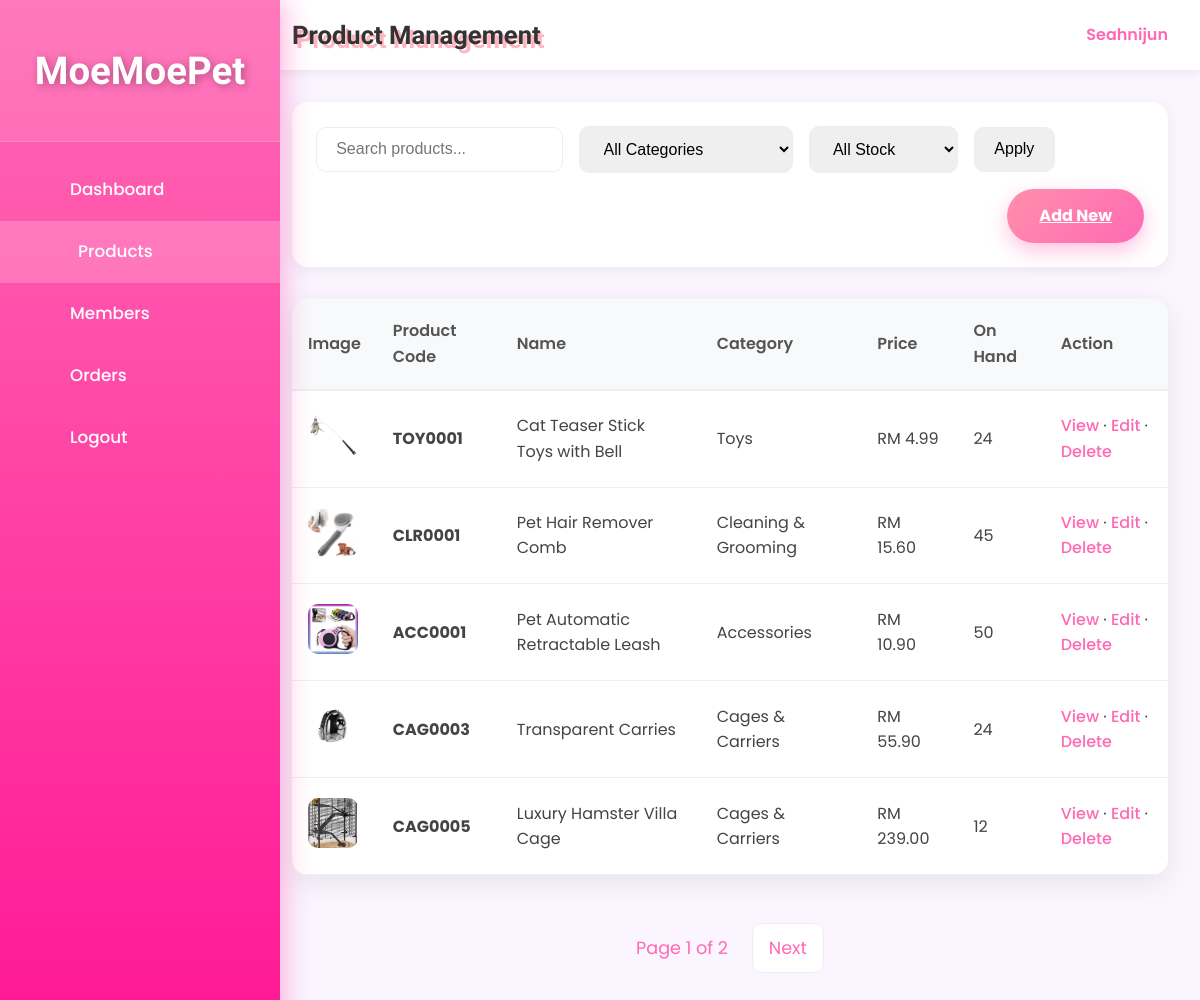
Before: /admin/product_list.php (signed in) with the older database file.
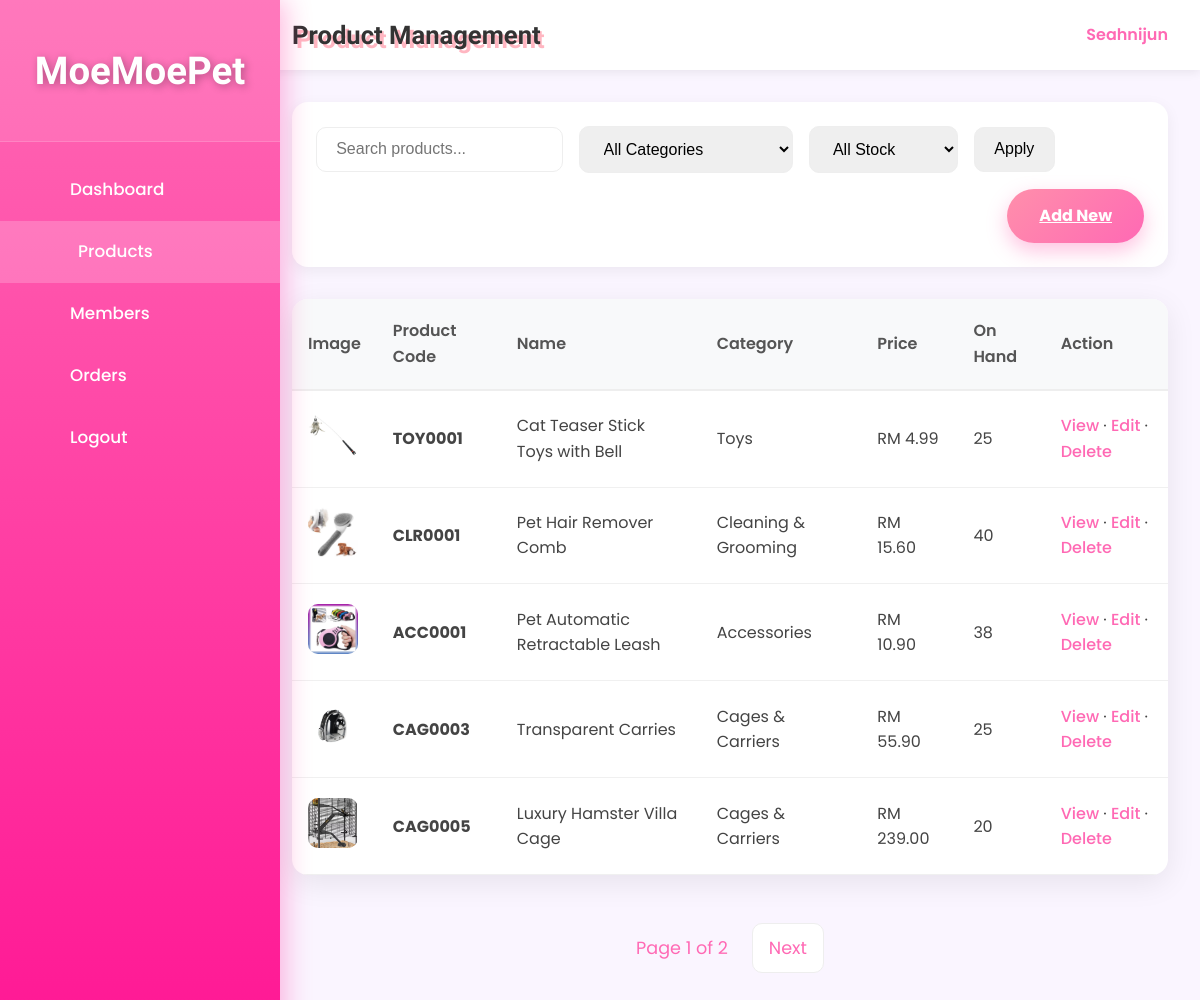
After: the same page with the newer database file.
### tables this page shows
CREATE TABLE `product` (
  `product_id` int(11) NOT NULL,
  `product_code` varchar(20) NOT NULL,
  `product_name` varchar(200) NOT NULL,
  `description` text DEFAULT NULL,
  `price` decimal(10,2) NOT NULL,
  `stock_quantity` int(11) DEFAULT 0,
  `category_id` int(11) NOT NULL,
  `is_active` tinyint(1) DEFAULT 1,
  `created_at` datetime DEFAULT current_timestamp(),
  `updated_at` datetime DEFAULT current_timestamp() ON UPDATE current_timestamp(),
  `photo_name` varchar(255) NOT NULL
);

CREATE TABLE `category` (
  `category_id` int(11) NOT NULL,
  `category_code` varchar(10) NOT NULL,
  `category_name` varchar(100) NOT NULL,
  `description` text DEFAULT NULL,
  `created_at` datetime DEFAULT current_timestamp()
);

### _base.php (called while the page is built, shortened)
<?php
function encode($value) {
    return htmlentities($value);
}
?>

### admin/product_list.php (the view, shortened to what the changed rows need)
<?php
require '../_base.php';
$page = max(1, (int)($_GET['page'] ?? 1));
$limit = (int)($_GET['limit'] ?? 5);
$offset = ($page - 1) * $limit;
$where = "WHERE p.is_active = 1";
$params = [];
$sql = "SELECT p.*, c.category_name, c.category_code
        FROM product p
        JOIN category c ON p.category_id = c.category_id
        $where
        ORDER BY p.created_at DESC
        LIMIT $limit OFFSET $offset";
$stmt = $_db->prepare($sql);
$stmt->execute($params);
$products = $stmt->fetchAll();
?>
<!DOCTYPE html>
<html lang="en">
<head>
    <link rel="stylesheet" href="/css/app.css">
</head>
<body>
<div class="admin-layout">
    <aside class="admin-sidebar">
        <div class="logo">
            <h2>MoeMoePet</h2>
        </div>
    </aside>
    <main class="admin-main">
        <header class="admin-header">
            <h1>Product Management</h1>
        </header>
        <div class="table-card">
            <table>
                <thead>
                    <tr>
                        <th>Image</th>
                        <th>Product Code</th>
                        <th>Name</th>
                        <th>Category</th>
                        <th>Price</th>
                        <th>On Hand</th>
                        <th>Action</th>
                    </tr>
                </thead>
                <tbody>
                    <?php foreach ($products as $p): ?>
                    <tr>
                        <td>
                            <?php if ($p->photo_name): ?>
                                <img src="../admin/uploads/products/<?= encode($p->photo_name) ?>" class="photo_name" alt="photo_name" style="width:50px;height:50px;object-fit:cover;border-radius:10px;">
                            <?php else: ?>
                                <div style="width:50px;height:50px;background:#f0f0f0;border-radius:10px;"></div>
                            <?php endif; ?>
                        </td>
                        <td><strong><?= encode($p->product_code) ?></strong></td>
                        <td><?= encode($p->product_name) ?></td>
                        <td><?= encode($p->category_name) ?></td>
                        <td>RM <?= number_format($p->price, 2) ?></td>
                        <td class="<?= $p->stock_quantity == 0 ? 'out-stock' : ($p->stock_quantity <= 10 ? 'low-stock' : '') ?>">
                            <?= $p->stock_quantity ?>
                        <td class="action-links">
                            <a href="product_view.php?id=<?= $p->product_id ?>"
                            class="text-pink-500 hover:text-pink-700 hover:underline font-medium transition">
                            View
                        </a>
                        <span class="text-pink-300 mx-3">·</span>
                        <a href="product_edit.php?id=<?= $p->product_id ?>"
                            class="text-pink-500 hover:text-pink-700 hover:underline font-medium transition">
                            Edit
                        </a>
                        <span class="text-pink-300 mx-3">·</span>
                        <form method="post" action="product_delete.php" style="display:inline;"
                            onsubmit="return confirm('Are you sure you want to delete it completely?「<?= encode($p->product_name) ?>」？\n\nThis operation cannot be undone!');">
                            <button type="submit" class="delete-link">
                                Delete
                            </button>
                        </form>
                        </td>
                    </tr>
                    <?php endforeach; ?>
                </tbody>
            </table>
        </div>
    </main>
</div>
</body>
</html>

Changed rows visible on the page:
changed product "TOY0001": stock_quantity "24" → "25"
changed product "CLR0001": stock_quantity "45" → "40"
changed product "ACC0001": stock_quantity "50" → "38"
changed product "CAG0003": stock_quantity "24" → "25"
changed product "CAG0005": stock_quantity "12" → "20"
